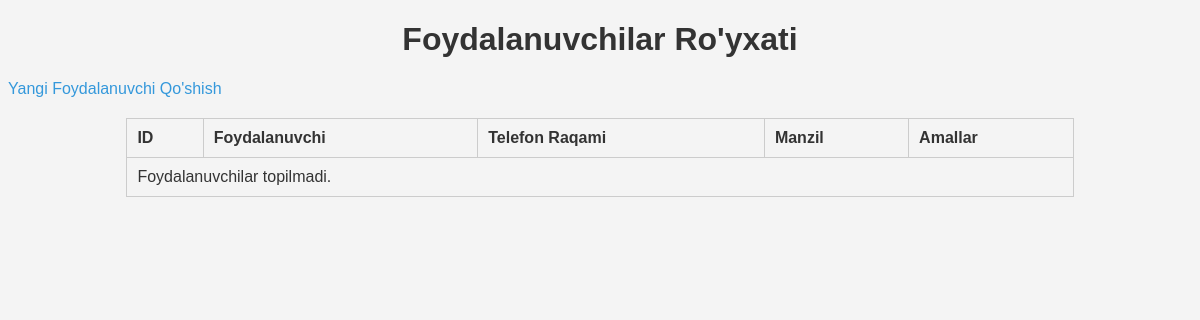
Page /admin_panel/users/ on the earlier database version.
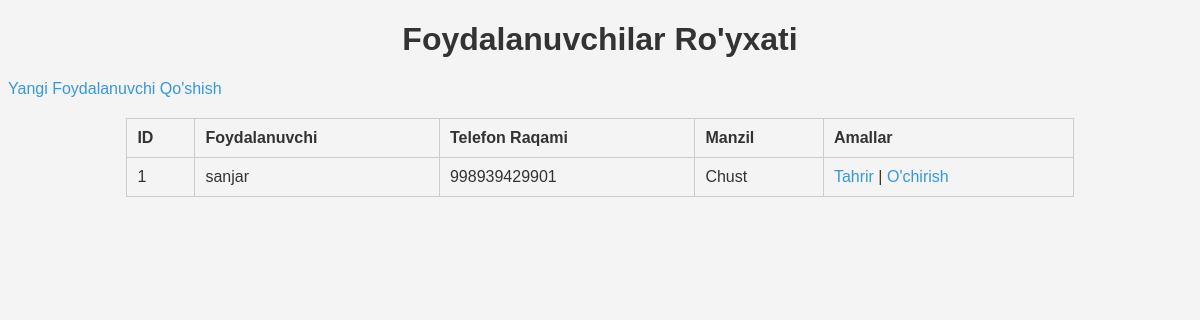
Same page on the later database version.
### shop/models.py (models this page shows, shortened)
class UserProfile(models.Model):
    user = models.OneToOneField(User, on_delete=models.CASCADE)
    phone_number = models.CharField(max_length=12, unique=True)
    address = models.CharField(max_length=120)

### admin_panel/views.py (the view)
# urls.py: path('users/', UserListView.as_view(), name='user_list'),
class UserListView(ListView):
    model = UserProfile
    template_name = 'admin_panel/user_list.html'
    context_object_name = 'users'

### cart/context_processors.py (called while the page is built)
def cart(request):
    return {'cart': Cart(request)}

### admin_panel/templates/admin_panel/user_list.html (shortened to what this page needs)
{% load static %}
<!DOCTYPE html>
<html lang="en">
<head>
    <link rel="stylesheet" href="{% static 'admin_panel/styles.css' %}">
</head>
<body>
    <h1>Foydalanuvchilar Ro'yxati</h1>
    <a href="{% url 'admin_panel:user_create' %}">Yangi Foydalanuvchi Qo'shish</a>
    <table>
        <thead>
            <tr>
                <th>ID</th>
                <th>Foydalanuvchi</th>
                <th>Telefon Raqami</th>
                <th>Manzil</th>
                <th>Amallar</th>
            </tr>
        </thead>
        <tbody>
            {% for user in users %}
            <tr>
                <td>{{ user.id }}</td>
                <td>{{ user.user.username }}</td>
                <td>{{ user.phone_number }}</td>
                <td>{{ user.address }}</td>
                <td>
                    <a href="{% url 'admin_panel:user_edit' user.pk %}">Tahrir</a> |
                    <a href="{% url 'admin_panel:user_delete' user.pk %}">O'chirish</a>
                </td>
            </tr>
            {% empty %}
            <tr>
                <td colspan="5">Foydalanuvchilar topilmadi.</td>
            </tr>
            {% endfor %}
        </tbody>
    </table>
</body>
</html>

Differences in the rows shown:
added UserProfile: id "1", user.username "sanjar", phone_number "998939429901", address "Chust"
Other differences:
text no longer shown: "Foydalanuvchilar topilmadi."
